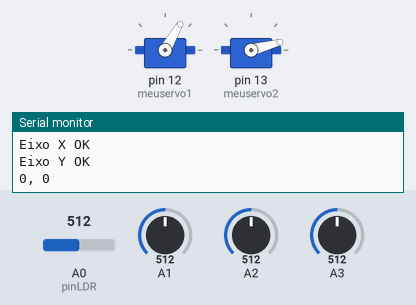
Recording of a program running on a simulated Arduino Uno, built with avr-gcc and run on an emulated ATmega328P. Shown: 2 × servo, the last lines printed to the serial monitor. Inputs (shaded band) come from the test bench; at power-on: A0 (pinLDR) = 512, A1 = 512, A3 = 512, A2 = 512.

Above: at 1.2 s.
1.3 s: A0 (pinLDR) set to 536
2.8 s: A0 (pinLDR) set to 567
At 5.6 s:
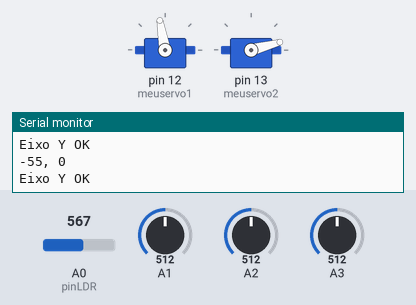
5.8 s: A1 set to 544
At 8.6 s:
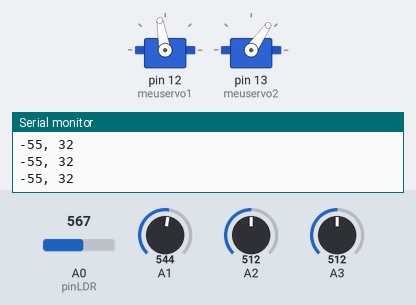
8.8 s: A3 set to 595
11.8 s: A3 set to 624
At 12.33 s:
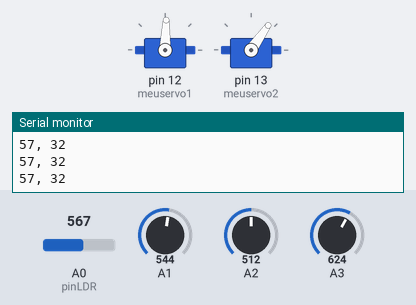
14.8 s: A2 set to 716
At 16.7 s:
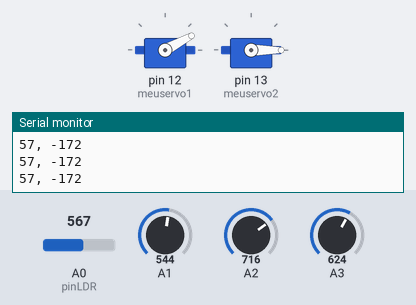
Timing chart, 0 to 18.2 s (numbered marks = the images above; inputs shaded):
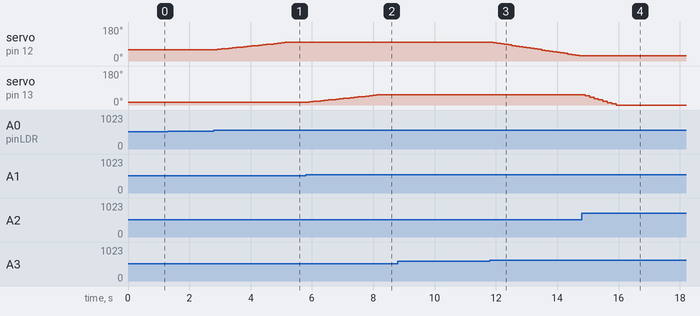

Measured:
- the behaviour switches between 551 and 552 on A0 (pinLDR) (found by bisection; images 0 and 1)
- the behaviour switches between 531 and 532 on A1 (found by bisection; images 1 and 2)
- the behaviour switches between 606 and 607 on A3 (found by bisection; images 2 and 3)
- after the input at 2.8 s, servo on pin 12 (meuservo1): moves from 60° to 100° over 2.3 s, starting after 0.12 s
- after the input at 5.8 s, servo on pin 13 (meuservo2): moves from 15° to 55° over 2.3 s, starting after 0.12 s
- after the input at 11.8 s, servo on pin 12 (meuservo1): moves from 100° to 28° over 2.8 s, starting after 0.11 s
- after the input at 14.8 s, servo on pin 13 (meuservo2): moves from 55° to 0° over 1.0 s, starting after 0.11 s

The program:

main.cpp
```cpp
#include <Arduino.h>
// Código exemplo para teste de Micro Servo Motor SG90
// Movimento do servo através de comandos especificados

#include "Servo.h" // Inclui a Biblioteca Servo.h
#include <Fuzzy.h>
#define pinLDR A0
Servo meuservo1; // Cria o objeto servo para programação
Servo meuservo2;
int angulo=15; // Ajusta o ângulo inicial do Servo na parte superior
int tetaeixo=60;//Ajusta o angulo inicial do servo na base
float passo=3;

int distanceX = 0;
int distanceY = 0;

Fuzzy *fuzzy = new Fuzzy();

void setup() {
  meuservo1.attach(12); // Declara o pino do servo rotação horizontal
  meuservo2.attach(13); // Declara pino do servo rotação vertical
  Serial.begin(9600);  // declara o serial do LDR
  meuservo1.write(tetaeixo);
  meuservo2.write(angulo);

  // Instantiating a FuzzyInput object
  FuzzyInput *distance = new FuzzyInput(1);
  // Instantiating a FuzzySet object
  FuzzySet *small = new FuzzySet(20, 20, 100, 150);
  // Including the FuzzySet into FuzzyInput
  distance->addFuzzySet(small);
  // Instantiating a FuzzySet object
  FuzzySet *safe = new FuzzySet(100, 150, 150, 220);
  // Including the FuzzySet into FuzzyInput
  distance->addFuzzySet(safe);
  // Instantiating a FuzzySet object
  FuzzySet *big = new FuzzySet(150, 220, 500, 500);
  // Including the FuzzySet into FuzzyInput
  distance->addFuzzySet(big);
  // Including the FuzzyInput into Fuzzy
  fuzzy->addFuzzyInput(distance);

  // Instantiating a FuzzyOutput objects
  FuzzyOutput *speed = new FuzzyOutput(1);
  // Instantiating a FuzzySet object
  FuzzySet *slow = new FuzzySet(1, 1, 3, 5);
  // Including the FuzzySet into FuzzyOutput
  speed->addFuzzySet(slow);
  // Instantiating a FuzzySet object
  FuzzySet *average = new FuzzySet(3, 5, 5, 8);
  // Including the FuzzySet into FuzzyOutput
  speed->addFuzzySet(average);
  // Instantiating a FuzzySet object
  FuzzySet *fast = new FuzzySet(5, 8, 8, 10);
  // Including the FuzzySet into FuzzyOutput
  speed->addFuzzySet(fast);
  // Including the FuzzyOutput into Fuzzy
  fuzzy->addFuzzyOutput(speed);

  // Building FuzzyRule "IF distance = small THEN speed = slow"
  // Instantiating a FuzzyRuleAntecedent objects
  FuzzyRuleAntecedent *ifDistanceSmall = new FuzzyRuleAntecedent();
  // Creating a FuzzyRuleAntecedent with just a single FuzzySet
  ifDistanceSmall->joinSingle(small);
  // Instantiating a FuzzyRuleConsequent objects
  FuzzyRuleConsequent *thenSpeedSlow = new FuzzyRuleConsequent();
  // Including a FuzzySet to this FuzzyRuleConsequent
  thenSpeedSlow->addOutput(slow);
  // Instantiating a FuzzyRule objects
  FuzzyRule *fuzzyRule01 = new FuzzyRule(1, ifDistanceSmall, thenSpeedSlow);
  // Including the FuzzyRule into Fuzzy
  fuzzy->addFuzzyRule(fuzzyRule01);

  // Building FuzzyRule "IF distance = safe THEN speed = average"
  // Instantiating a FuzzyRuleAntecedent objects
  FuzzyRuleAntecedent *ifDistanceSafe = new FuzzyRuleAntecedent();
  // Creating a FuzzyRuleAntecedent with just a single FuzzySet
  ifDistanceSafe->joinSingle(safe);
  // Instantiating a FuzzyRuleConsequent objects
  FuzzyRuleConsequent *thenSpeedAverage = new FuzzyRuleConsequent();
  // Including a FuzzySet to this FuzzyRuleConsequent
  thenSpeedAverage->addOutput(average);
  // Instantiating a FuzzyRule objects
  FuzzyRule *fuzzyRule02 = new FuzzyRule(2, ifDistanceSafe, thenSpeedAverage);
  // Including the FuzzyRule into Fuzzy
  fuzzy->addFuzzyRule(fuzzyRule02);

  // Building FuzzyRule "IF distance = big THEN speed = high"
  // Instantiating a FuzzyRuleAntecedent objects
  FuzzyRuleAntecedent *ifDistanceBig = new FuzzyRuleAntecedent();
  // Creating a FuzzyRuleAntecedent with just a single FuzzySet
  ifDistanceBig->joinSingle(big);
  // Instantiating a FuzzyRuleConsequent objects
  FuzzyRuleConsequent *thenSpeedFast = new FuzzyRuleConsequent();
  // Including a FuzzySet to this FuzzyRuleConsequent
  thenSpeedFast->addOutput(fast);
  // Instantiating a FuzzyRule objects
  FuzzyRule *fuzzyRule03 = new FuzzyRule(3, ifDistanceBig, thenSpeedFast);
  // Including the FuzzyRule into Fuzzy
  fuzzy->addFuzzyRule(fuzzyRule03);
}

void loop() {
  int LEFT = analogRead(A0);
  int UP = analogRead(A1);
  int DOWN = analogRead(A2);
  int RIGHT = analogRead(A3);

  ////////////////EIXO INFERIRO DO PROJETO

  if (abs(RIGHT-LEFT)<40){
    Serial.println("Eixo X OK");
    // cont1 = false;
    // delay(200);
  }
  else if((RIGHT>LEFT) && (tetaeixo>30)){
    // Serial.print("Diferença: ");
    // Serial.println(RIGHT - LEFT);
    distanceX = RIGHT - LEFT;
    fuzzy->setInput(1, RIGHT - LEFT);
    fuzzy->fuzzify();
    passo = fuzzy->defuzzify(1);
    tetaeixo -= passo;
    // Serial.print("DIREITA: ");
    // Serial.println(passo);
    meuservo1.write(tetaeixo);
    // delay(25);
  }
  else if((LEFT>RIGHT)  && (tetaeixo<100)){
    // Serial.print("Diferença: ");
    // Serial.println(LEFT - RIGHT);
    distanceX = RIGHT - LEFT;
    fuzzy->setInput(1, LEFT - RIGHT);
    fuzzy->fuzzify();
    passo = fuzzy->defuzzify(1);
    tetaeixo += passo;
    // Serial.print("ESQUERDA: ");
    // Serial.println(passo);
    meuservo1.write(tetaeixo);
    // delay(25);
  }

  /////////////EIXO SUPERIOR RESPONSAVEL PELO ANGULO

  if (abs(UP-DOWN)<20){
    // cont2 = false;
    // delay(200);
    Serial.println("Eixo Y OK");
  }
  else if((UP>DOWN) && (angulo<55)){
    // Serial.print("Diferença: ");
    // Serial.println(UP - DOWN);
    distanceY = UP - DOWN;
    fuzzy->setInput(1, UP - DOWN);
    fuzzy->fuzzify();
    passo = fuzzy->defuzzify(1);
    angulo += passo;
    // Serial.print("UP: ");
    // Serial.println(passo);
    meuservo2.write(angulo);
    // delay(25);
  }
  else if((DOWN>UP) && (angulo>2)){
    // Serial.print("Diferença: ");
    // Serial.println(DOWN - UP);
    distanceY = UP - DOWN;
    fuzzy->setInput(1, DOWN - UP);
    fuzzy->fuzzify();
    passo = fuzzy->defuzzify(1);
    angulo -= passo;
    // Serial.print("DOWN: ");
    // Serial.println(passo);
    meuservo2.write(angulo);
    // delay(25);
  }

  Serial.print(distanceX);
  Serial.print(", ");
  Serial.println(distanceY);
  delay(50);
}  
```
